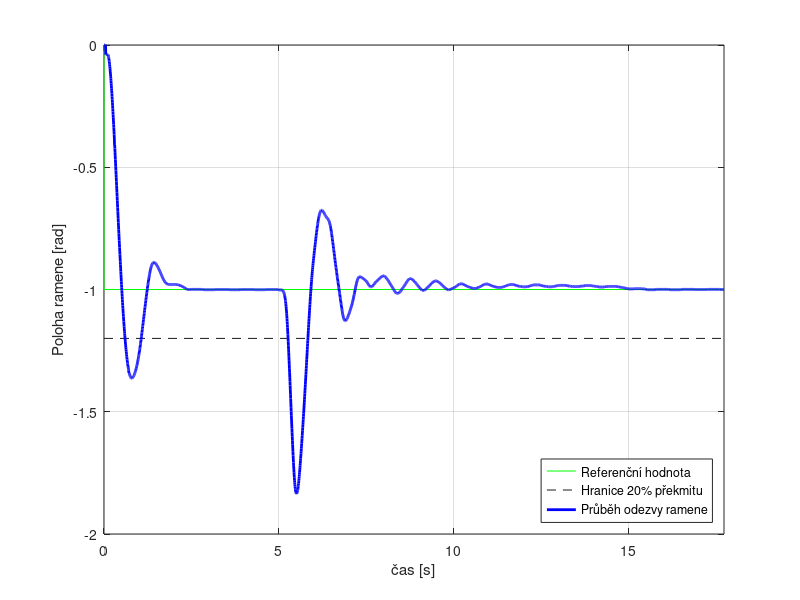
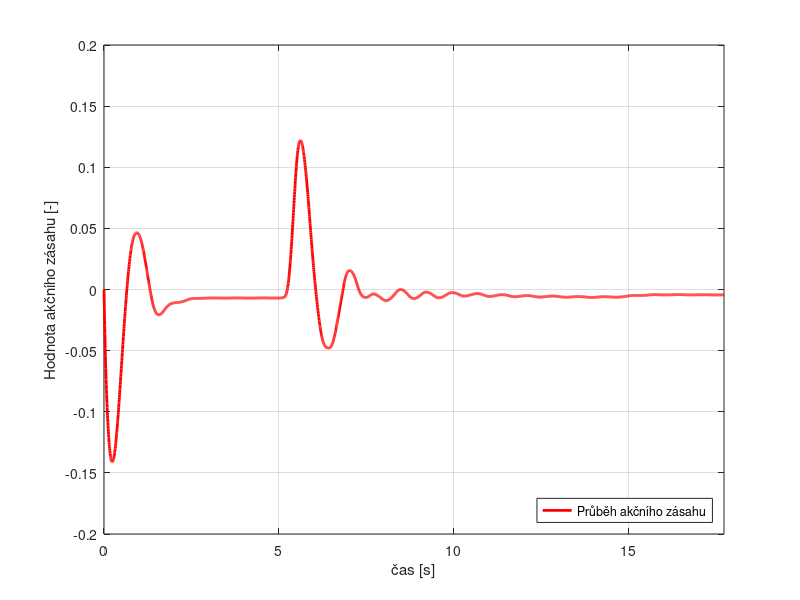

Source code (MATLAB) for these figures, in order:
%% Rameno odezva a porucha leadlagmozna2 rltool 2pi
% % není to leadlag, ale obecný regulátor druhého řádu navržený rltoolem

%% Odezva

load('rameno_odezva_a_porucha_leadlagmozna.mat');
time_y = scopearray(:,1);
signal_y = scopearray(:,2);

figure('name','rameno_odezva_a_porucha_leadlagmozna2')
hold on
plot([0,0, time_y(end)], [0, -1,-1], 'g');
plot([0, time_y(end)], [-1.2, -1.2], '--', 'color', [0.1 0.1 0.1]);
plot(time_y, signal_y, 'color', 'blue', 'Linewidth', 2);
grid on
xlim([0, time_y(end)]);
box on;
xlabel('čas [s]');
ylabel('Poloha ramene [rad]');
legend('Referenční hodnota','Hranice 20% překmitu','Průběh odezvy ramene','Location', 'SouthEast');

% print -depsc /home/glab/Dropbox/4.semestr/ARI/Laboratorní_úloha/neco/Latex/Řízení/dobre_grafy/rameno_odezva_a_porucha_leadlagmozna.eps
%% Akcni zasah
load('rameno_odezva_a_porucha_leadlagmozna_akcnizasah.mat');
time_u = scopearray1(:,1);
signal_u = scopearray1(:,2);

figure('name','rameno_odezva_a_porucha_leadlagmozna2_akcnizasah')
hold on
plot(time_u, signal_u, 'color', 'red', 'Linewidth', 2);
grid on
xlim([0, time_u(end)]);
box on;
xlabel('čas [s]');
ylabel('Hodnota akčního zásahu [-]');
legend('Průběh akčního zásahu','Location', 'SouthEast');

% print -depsc /home/glab/Dropbox/4.semestr/ARI/Laboratorní_úloha/neco/Latex/Řízení/dobre_grafy/rameno_odezva_a_porucha_leadlagmozna_akcnizasah.eps